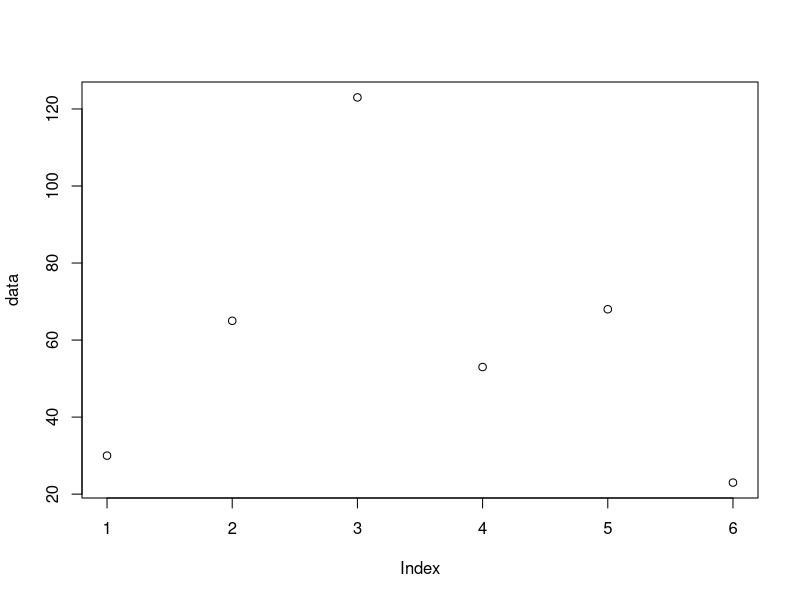
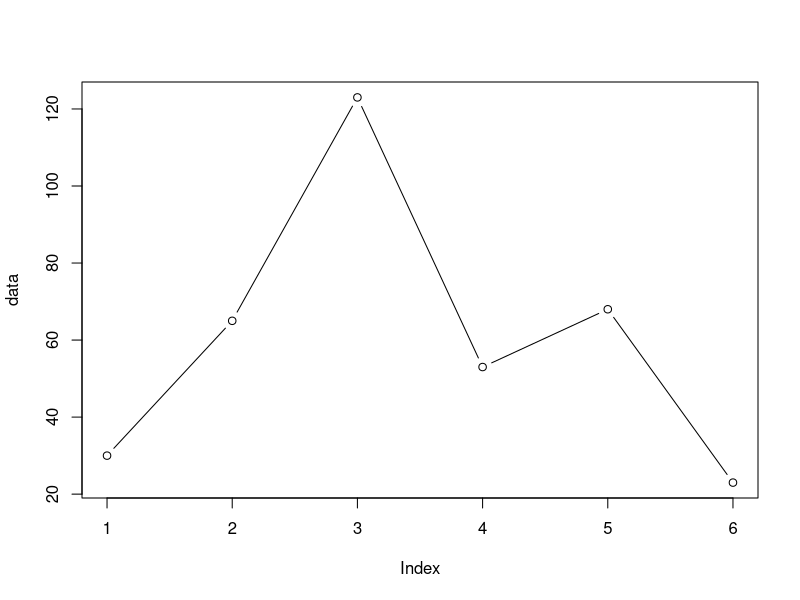
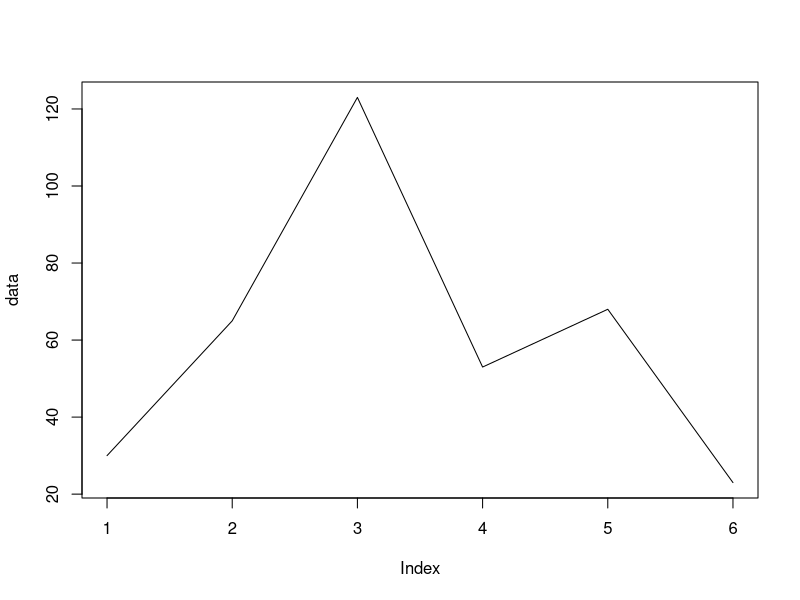
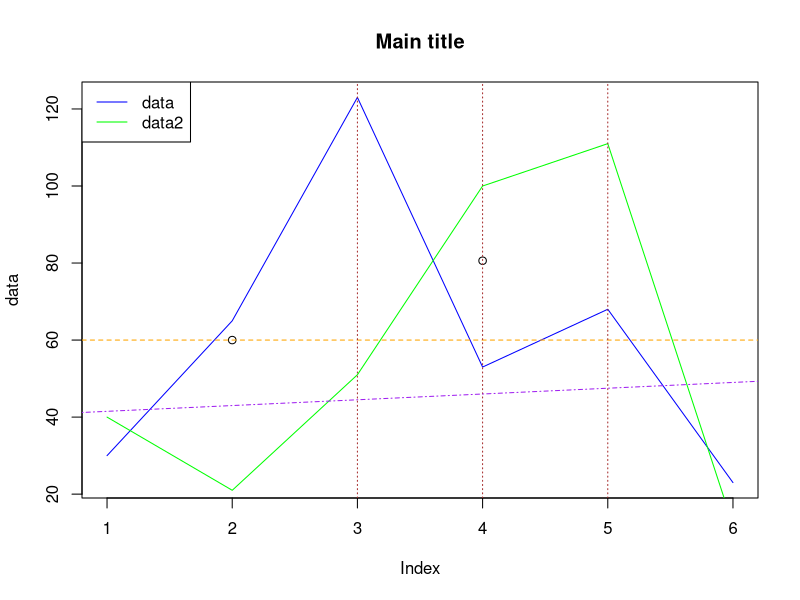
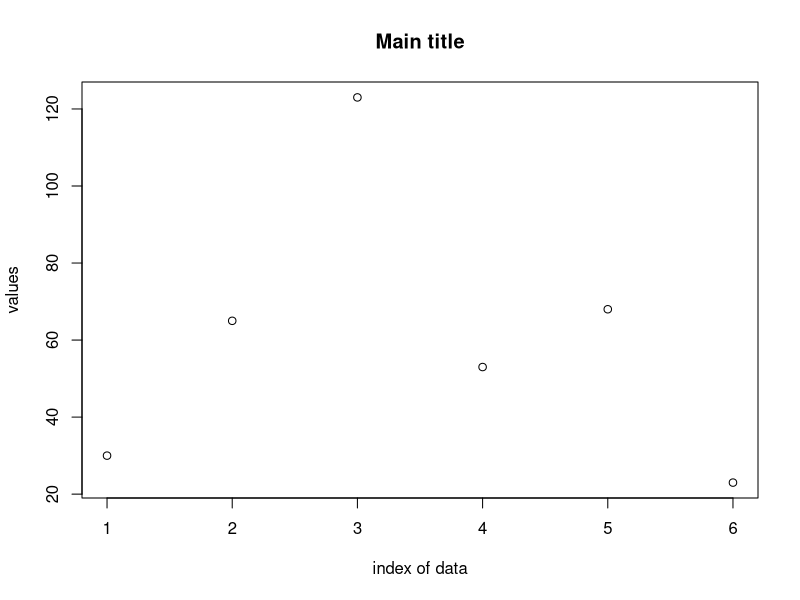

Write the R code that produced these figures, in order.
#------------- Plotting -------------------

# create some data:
data <- c(30,65,123,53,68,23)

# to plot use the plot function:
plot( data )

# show the help:
help(plot)
# more informations here:
help(plot.default)

# add lines:
plot( data, type="b", )

# or use only lines:
plot( data, type="l")
# see section "type" of the plot help page for more plotting types

# change color:
plot( data, type="l", col="blue")

# add more data:

data2 <- c(40,21,51,100,111,12)
lines(data2, col="green")
help(lines)

# add points:
points(c(2, 4), c(60,80.6), pch=1) 
# "pch" is for the point character
help(points)

# have a look at the "par" help page to get an overview about all the graphical parameters:
help(par)

# add a legend:
legend("topleft", col=c("blue", "green"), lty=1, legend=c("data", "data2"))
help(legend)

# add horizontal lines:
abline(h=60, col="orange", lty=2) 
# "lty" is for line type
help(abline)

# add vertical lines:
abline(v=3:5, col="brown", lty=3)

# add line with y-axis intercept and slope:
abline(a=40, b=1.5, col="purple", lty=4)

# adding titles to the plot:
title(main="Main title")
help(title)

# you can add titles directly when plotting:
plot( data, ylab="values", xlab="index of data", main="Main title")

# if you want to learn more about plotting:
help(box) # define the box around the plot
help(grid) # adds a rectangular grid to an existing plot
help(axis) # add custom axis
help(pretty) # to dynamically define axis breakpoints
help(rect) # drqw rectangles
help(polygon) # draw polygons
help(layout) # arrange multiple plots on one page
help(hist) # draw a histogram
help(boxplot) # drqw a boxplot

